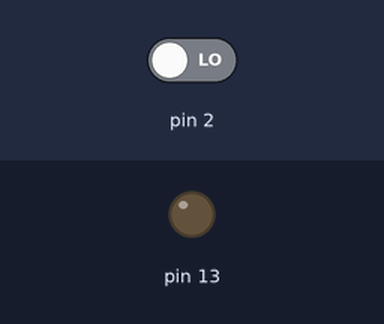
A sketch run on a simulated Arduino Uno, built with avr-gcc and run on an emulated ATmega328P. Parts: output pins drawn as LEDs (lit = HIGH). Inputs (shaded band) come from the test bench; at power-on: pin 2 LOW. What the sketch prints to the serial monitor is not drawn.

Above: at 1.2 s.
1.3 s: pin 2 driven HIGH
At 2.1 s:
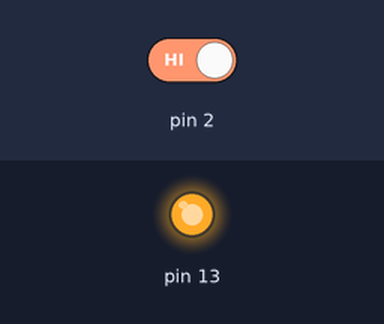
2.8 s: pin 2 driven LOW
At 3.3 s:
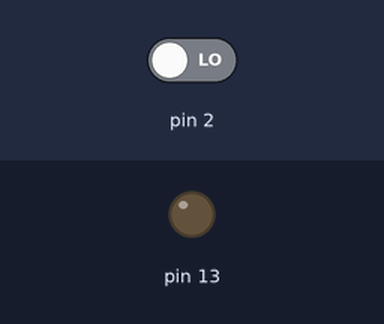
Timing chart, 0 to 5.8 s (numbered marks = the images above; inputs shaded):
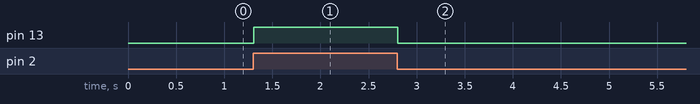

Measured:
- after the input at 1.3 s, pin 13: LOW → HIGH at once
- after the input at 2.8 s, pin 13: HIGH → LOW at once

The sketch:

PULLUPreg.ino
```cpp
void setup()
{
  Serial.begin(9600);
  pinMode (13, OUTPUT);
  //pinMode (2, INPUT_PULLUP); //풀업저항 사용
  pinMode (2, INPUT); //풀업저항 직접만들어서 사용
}

void loop()
{
  int input_value=digitalRead(2);
  Serial.println(input_value);
  if(input_value==HIGH){
    digitalWrite(13,HIGH);
  }
  else{
    digitalWrite(13,LOW);
  }
}
```
